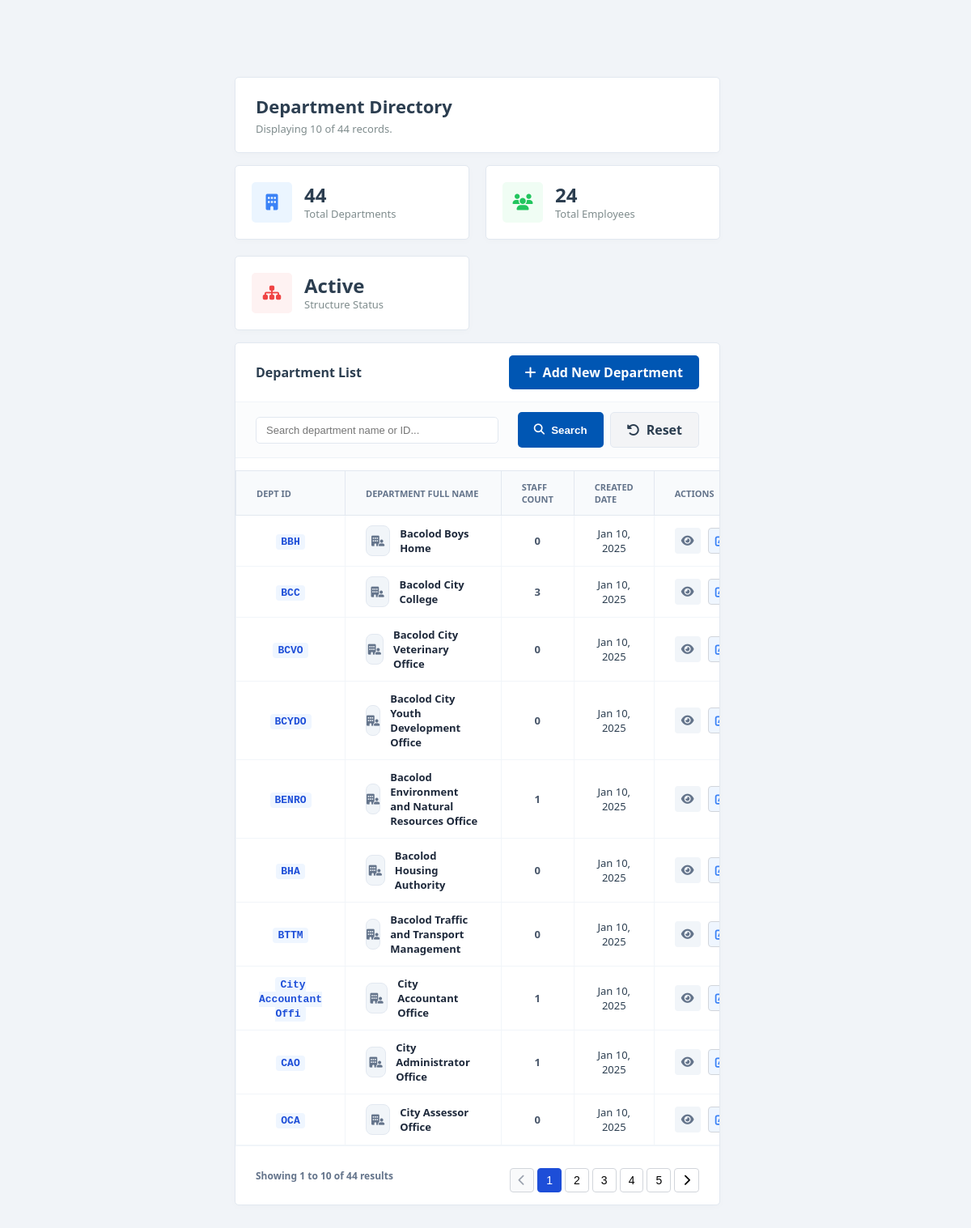
The page /accounts/admin/department.php (signed in) on the database as committed earlier.
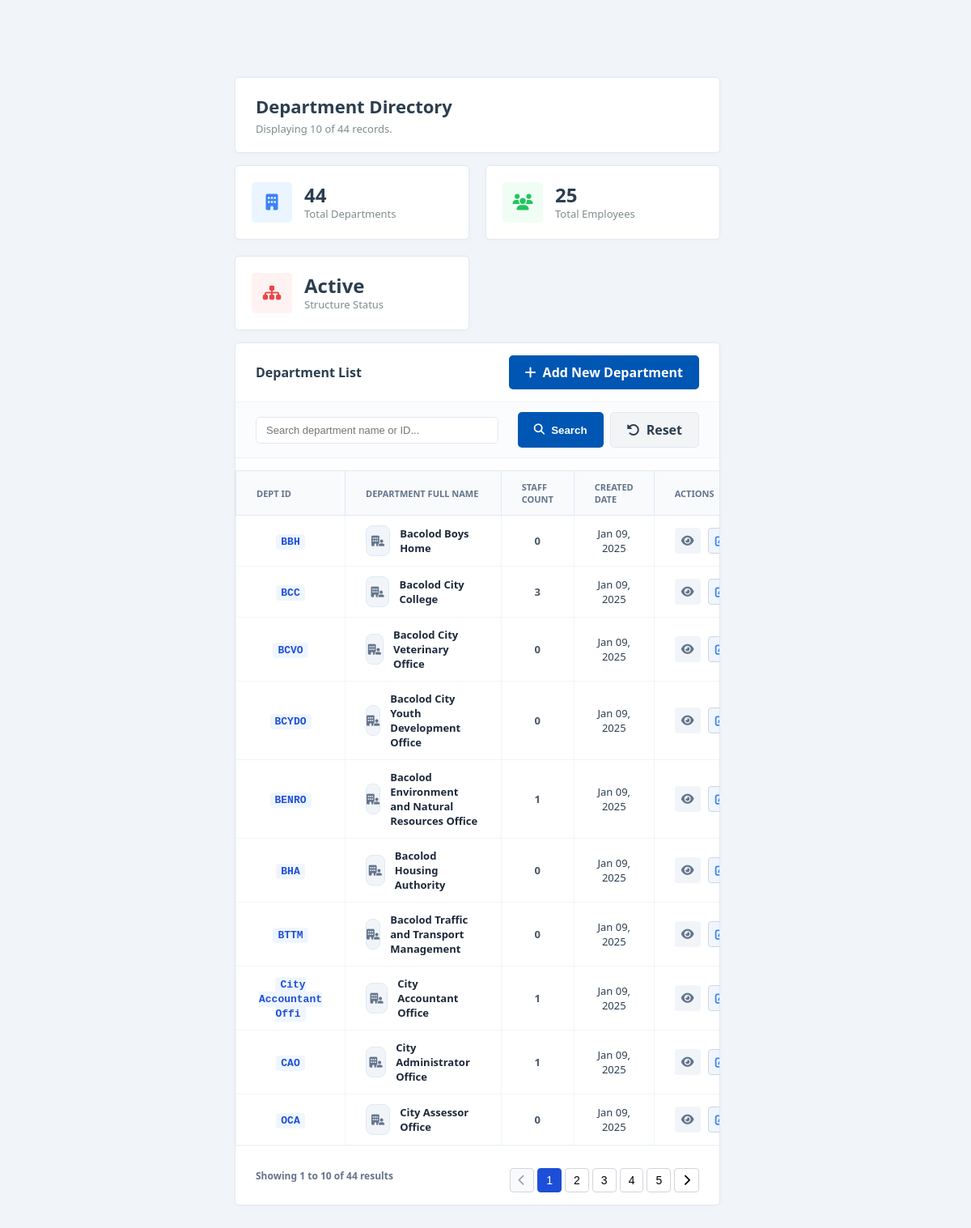
The same page on the database as committed later.
### tables this page shows
CREATE TABLE `department` (
  `department_id` varchar(20) NOT NULL COMMENT 'Unique department identifier, e.g., BBH, BCC',
  `department_name` varchar(255) NOT NULL COMMENT 'Full department name, e.g., Bacolod Boys Home',
  `created_at` timestamp NOT NULL DEFAULT current_timestamp() COMMENT 'Timestamp when department was created'
);

### accounts/admin/department.php (the view, shortened to what this page needs)
<?php
require_once '../../config/config.php';
try {
    $pdo->prepare("UPDATE employee SET last_active = NOW() WHERE employee_id = ?")
        ->execute([$_SESSION['employee_id']]);
} catch (PDOException $e) { }
$search_query = $_GET['search'] ?? '';
$page = isset($_GET['page']) && is_numeric($_GET['page']) ? (int)$_GET['page'] : 1;
$limit = 10;
$offset = ($page - 1) * $limit;
try {
    $total_depts_all = $pdo->query("SELECT COUNT(*) FROM department")->fetchColumn() ?: 0;
    $total_staff = $pdo->query("SELECT COUNT(*) FROM employee")->fetchColumn() ?: 0;
    $sql = "SELECT d.*, COUNT(e.employee_id) as employee_count
            FROM department d
            LEFT JOIN employee e ON d.department_id = e.department_id
            WHERE 1=1";
    $params = [];
    $search_val = null;
    $sql .= " GROUP BY d.department_id, d.department_name";
    $count_sql = "SELECT COUNT(*) FROM department";
    if (!empty($search_query)) {
        $count_sql .= " WHERE department_name LIKE ? OR department_id LIKE ?";
        $total_rows_stmt = $pdo->prepare($count_sql);
        $total_rows_stmt->execute([$search_val, $search_val]);
    } else {
        $total_rows_stmt = $pdo->query($count_sql);
    }
    $filtered_total = (int)$total_rows_stmt->fetchColumn();
    $total_pages = ($filtered_total > 0) ? ceil($filtered_total / $limit) : 1;
    $sql .= " ORDER BY d.department_name ASC LIMIT $limit OFFSET $offset";
    $stmt = $pdo->prepare($sql);
    $stmt->execute($params);
    $departments = $stmt->fetchAll(PDO::FETCH_ASSOC);
} catch (PDOException $e) {
    $departments = [];
    $total_pages = 1;
    $filtered_total = 0;
}
?>
<!DOCTYPE html>
<html lang="en">
<head>
    <link rel="stylesheet" href="../../assets/css/style.css">
    <link rel="stylesheet" href="../../assets/css/ledger-table.css">
    <link rel="stylesheet" href="https://cdnjs.cloudflare.com/ajax/libs/font-awesome/6.5.1/css/all.min.css">
</head>
<body>
    <div class="wrapper">
        <main class="main-content">
            <div class="dashboard-wrapper">
                <div class="welcome-header">
                    <div class="welcome-text">
                        <h1 style="font-size: 22px;">Department Directory</h1>
                        <p style="font-size: 13px;">Displaying <?= count($departments) ?> of <?= $filtered_total ?> records.</p>
                    </div>
                </div>
                <div class="stats-grid">
                    <div class="stat-card">
                        <div class="stat-icon blue"><i class="fa-solid fa-building"></i></div>
                        <div class="stat-info"><h3><?= $total_depts_all ?></h3><p>Total Departments</p></div>
                    </div>
                    <div class="stat-card">
                        <div class="stat-icon green"><i class="fa-solid fa-users"></i></div>
                        <div class="stat-info"><h3><?= $total_staff ?></h3><p>Total Employees</p></div>
                    </div>
                    <div class="stat-card">
                        <div class="stat-icon red"><i class="fa-solid fa-sitemap"></i></div>
                        <div class="stat-info"><h3>Active</h3><p>Structure Status</p></div>
                    </div>
                </div>
                <div class="content-card table-card">
                    <div class="report-log-header">
                        <h2 style="font-size: 16px;">Department List</h2>
                        <a href="add-department.php" class="btn-primary" style="text-decoration:none;">
                            <i class="fa-solid fa-plus"></i> Add New Department
                        </a>
                    </div>
                    <form method="GET" class="integrated-filter">
                        <div class="filter-inputs">
                            <input type="text" name="search" value="<?= htmlspecialchars($search_query) ?>" placeholder="Search department name or ID...">
                        </div>
                        <div style="display: flex; gap: 8px;">
                            <button type="submit" class="btn-primary"><i class="fa-solid fa-magnifying-glass"></i> Search</button>
                            <a href="department.php" class="btn-secondary" style="text-decoration:none;"><i class="fa-solid fa-rotate-left"></i> Reset</a>
                        </div>
                    </form>
                    <div class="table-container">
                        <table class="ledger-table">
                            <thead>
                                <tr>
                                    <th>Dept ID</th>
                                    <th>Department Full Name</th>
                                    <th class="text-center">Staff Count</th>
                                    <th>Created Date</th>
                                    <th class="text-center">Actions</th>
                                </tr>
                            </thead>
                            <tbody>
                                <?php if (!empty($departments)): ?>
                                    <?php foreach ($departments as $dept): ?>
                                    <tr>
                                        <td><span class="id-badge"><?= htmlspecialchars($dept['department_id']) ?></span></td>
                                        <td>
                                            <div class="dept-info-cell">
                                                <div class="dept-icon-circle"><i class="fa-solid fa-building-user"></i></div>
                                                <span class="dept-name"><?= htmlspecialchars($dept['department_name']) ?></span>
                                            </div>
                                        </td>
                                        <td class="text-center">
                                            <span style="font-weight: 700; color: #475569;"><?= $dept['employee_count'] ?></span>
                                        </td>
                                        <td><?= date('M d, Y', strtotime($dept['created_at'])) ?></td>
                                        <td class="text-center">
                                            <div style="display: flex; gap: 5px; justify-content: center;">
                                                <button onclick='openDeptModal(<?= json_encode($dept) ?>)' class="icon-btn" title="View Details" style="color: #64748b; background: #f1f5f9; width: 32px; height: 32px; border-radius: 4px; border:none; cursor:pointer;">
                                                    <i class="fa-solid fa-eye"></i>
                                                </button>
                                                <a href="edit-department.php?id=<?= $dept['department_id'] ?>" class="icon-btn" style="color: #3b82f6; background: #eff6ff; width: 32px; height: 32px; border-radius: 4px; display: flex; align-items: center; justify-content: center; text-decoration: none;">
                                                    <i class="fa-solid fa-pen-to-square"></i>
                                                </a>
                                            </div>
                                        </td>
                                    </tr>
                                    <?php endforeach; ?>
                                <?php else: ?>
                                    <tr><td colspan="5" style="text-align:center; padding: 40px; color: #64748b;">No departments found.</td></tr>
                                <?php endif; ?>
                            </tbody>
                        </table>
                    </div>
                    <div class="report-log-header" style="border-top: 1px solid #f1f5f9; border-bottom: none;">
                        <div style="font-size: 12px; color: #64748b; font-weight: 600;">
                            Showing <?= $offset + 1 ?> to <?= min($offset + $limit, $filtered_total) ?> of <?= $filtered_total ?> results
                        </div>
                        <div class="pagination-container">
                            <div class="pagination">
                                <button onclick="window.location.href='?page=<?= max(1, $page - 1) ?>&search=<?= urlencode($search_query) ?>'" <?= $page <= 1 ? 'disabled' : '' ?>>
                                    <i class="fa-solid fa-chevron-left"></i>
                                </button>
                                <?php for ($i = 1; $i <= $total_pages; $i++): ?>
                                    <button class="<?= $i == $page ? 'active' : '' ?>" onclick="window.location.href='?page=<?= $i ?>&search=<?= urlencode($search_query) ?>'">
                                        <?= $i ?>
                                    </button>
                                <?php endfor; ?>
                                <button onclick="window.location.href='?page=<?= min($total_pages, $page + 1) ?>&search=<?= urlencode($search_query) ?>'" <?= $page >= $total_pages ? 'disabled' : '' ?>>
                                    <i class="fa-solid fa-chevron-right"></i>
                                </button>
                            </div>
                        </div>
                    </div>
                </div>
            </div>
        </main>
    </div>
</body>
</html>

### assets/css/style.css (style rules this page uses)
:root { --primary-color: #0056b3; --sidebar-width: 260px; --sidebar-collapsed: 75px; --topbar-height: 65px; --background: #F1F4F8; --sidebar-bg: #F1F4F8; --card-bg: #ffffff; --text-primary: #2c3e50; --text-secondary: #7f8c8d; --hover-bg: #E2E8F0; }
* { margin: 0; padding: 0; box-sizing: border-box; }
body { font-family: 'Segoe UI', sans-serif; background-color: var(--background); color: var(--text-primary); }
.main-content { margin-left: var(--sidebar-width); margin-right: 280px; margin-top: var(--topbar-height); padding: 30px; transition: margin 0.3s ease; min-height: calc(100vh - var(--topbar-height)); }
.dashboard-wrapper { display: flex; flex-direction: column; gap: 15px; max-width: 10000px; margin: 0 auto; }
.welcome-header { background: var(--card-bg); border: 1px solid #e2e8f0; border-radius: 5px; padding: 20px 25px; display: flex; justify-content: space-between; align-items: center; box-shadow: 0 2px 10px rgba(0,0,0,0.02); }
.welcome-text h1 { font-size: 22px; font-weight: 700; color: var(--text-primary); margin-bottom: 4px; }
.welcome-text p { font-size: 14px; color: var(--text-secondary); }
.stats-grid { display: grid; grid-template-columns: repeat(auto-fit, minmax(200px, 1fr)); gap: 20px; }
.stat-card { background: var(--card-bg); padding: 20px; border-radius: 5px; border: 1px solid #e2e8f0; display: flex; align-items: center; gap: 15px; box-shadow: 0 2px 10px rgba(0,0,0,0.02); transition: all 0.2s ease; }
.stat-icon { width: 50px; height: 50px; border-radius: 5px; display: flex; align-items: center; justify-content: center; font-size: 20px; }
.stat-icon.blue { background: rgba(0, 86, 179, 0.1); color: #0056b3; }
.stat-icon.green { background: rgba(49, 162, 76, 0.1); color: #31a24c; }
.stat-icon.red { background: rgba(231, 76, 60, 0.1); color: #e74c3c; }
.stat-info h3 { font-size: 24px; font-weight: 700; color: var(--text-primary); line-height: 1.2; }
.stat-info p { font-size: 13px; color: var(--text-secondary); white-space: nowrap; }
.content-card { background: var(--card-bg); border-radius: 5px; border: 1px solid #e2e8f0; padding: 25px; box-shadow: 0 2px 10px rgba(0,0,0,0.02); height: 100%; }
.btn-primary { background-color: var(--primary-color); color: #fff; border: none; padding: 10px 20px; font-weight: 600; border-radius: 5px; cursor: pointer; display: inline-flex; align-items: center; gap: 8px; transition: background 0.3s ease; }
.btn-secondary { background-color: #f3f4f6; color: var(--text-primary); border: 1px solid #e2e8f0; padding: 10px 20px; font-weight: 600; border-radius: 5px; display: inline-flex; align-items: center; gap: 8px; text-decoration: none; transition: all 0.3s ease; }
.table-container { width: 100%; overflow-x: auto; }
.icon-btn { background: #f3f4f6; border: 1px solid #d1d5db; padding: 6px 8px; border-radius: 5px; cursor: pointer; font-size: 14px; display: inline-flex; align-items: center; justify-content: center; transition: all 0.2s ease; margin-right: 4px; }
.pagination-container { display: flex; justify-content: flex-end; margin-top: 12px; }
.pagination { display: flex; gap: 4px; }
.pagination button { padding: 6px 10px; border: 1px solid #d1d5db; background: #fff; cursor: pointer; border-radius: 4px; font-size: 14px; transition: all 0.2s; }
.pagination button.active { background-color: #1d4ed8; color: #fff; border-color: #1d4ed8; }
.pagination button:disabled { cursor: not-allowed; color: #9ca3af; background-color: #f9fafb; }

### assets/css/ledger-table.css (style rules this page uses)
.ledger-table { width: 100%; border-collapse: collapse; margin-top: 15px; font-size: 13px; }
.ledger-table th { background: #f8fafc; border: 1px solid #e2e8f0; padding: 10px; color: #475569; }
.ledger-table td { border: 1px solid #f1f5f9; padding: 12px 10px; text-align: center; }
.ledger-table td:nth-child(2) { text-align: left; }
.stat-icon.blue { background: #ebf5ff; color: #3b82f6; }
.stat-icon.green { background: #f0fdf4; color: #22c55e; }
.stat-icon.red { background: #fef2f2; color: #ef4444; }

Rows that differ between the two databases and show on the page:
changed department "BBH": created_at "Jan 10, 2025" → "Jan 09, 2025"
changed department "BCC": created_at "Jan 10, 2025" → "Jan 09, 2025"
changed department "BCVO": created_at "Jan 10, 2025" → "Jan 09, 2025"
changed department "BCYDO": created_at "Jan 10, 2025" → "Jan 09, 2025"
changed department "BENRO": created_at "Jan 10, 2025" → "Jan 09, 2025"
changed department "BHA": created_at "Jan 10, 2025" → "Jan 09, 2025"
changed department "BTTM": created_at "Jan 10, 2025" → "Jan 09, 2025"
changed department "City Accountant Offi": created_at "Jan 10, 2025" → "Jan 09, 2025"
changed department "CAO": created_at "Jan 10, 2025" → "Jan 09, 2025"
changed department "OCA": created_at "Jan 10, 2025" → "Jan 09, 2025"
Other text that changed with them:
$total_staff: "24" → "25"
